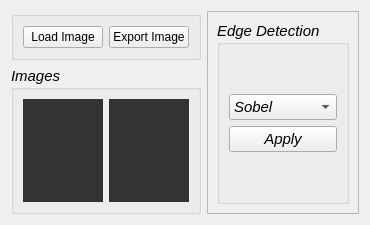
      <widget class="QWidget" name="Edge_tab">
       <attribute name="title">
        <string>Edge Detection</string>
       </attribute>
       <layout class="QHBoxLayout" name="horizontalLayout_3">
        <item>
         <layout class="QGridLayout" name="gridLayout_7">
          <item row="0" column="0">
           <widget class="QGroupBox" name="groupBox_8">
            <property name="title">
             <string/>
            </property>
            <layout class="QGridLayout" name="gridLayout_8">
             <item row="0" column="0">
              <layout class="QHBoxLayout" name="horizontalLayout_17">
               <item>
                <widget class="QPushButton" name="edge_load_img_btn">
                 <property name="text">
                  <string>Load Image</string>
                 </property>
                </widget>
               </item>
               <item>
                <widget class="QPushButton" name="edge_export_img_btn">
                 <property name="text">
                  <string>Export Image</string>
                 </property>
                </widget>
               </item>
              </layout>
             </item>
            </layout>
           </widget>
          </item>
          <item row="1" column="0">
           <widget class="QGroupBox" name="groupBox_9">
            <property name="enabled">
             <bool>true</bool>
            </property>
            <property name="sizePolicy">
             <sizepolicy hsizetype="Preferred" vsizetype="MinimumExpanding">
              <horstretch>0</horstretch>
              <verstretch>0</verstretch>
             </sizepolicy>
            </property>
            <property name="font">
             <font>
              <pointsize>11</pointsize>
              <italic>true</italic>
              <bold>false</bold>
             </font>
            </property>
            <property name="title">
             <string>Images</string>
            </property>
            <layout class="QHBoxLayout" name="horizontalLayout_6">
             <item>
              <layout class="QHBoxLayout" name="horizontalLayout_5">
               <item>
                <widget class="PlotWidget" name="edge_loaded_image" native="true">
                 <property name="styleSheet">
                  <string notr="true">background-color: #333;</string>
                 </property>
                </widget>
               </item>
               <item>
                <widget class="PlotWidget" name="edge_exported_image" native="true">
                 <property name="styleSheet">
                  <string notr="true">background-color: #333;</string>
                 </property>
                </widget>
               </item>
              </layout>
             </item>
            </layout>
           </widget>
          </item>
         </layout>
        </item>
        <item>
         <widget class="QFrame" name="frame_3">
          <property name="sizePolicy">
           <sizepolicy hsizetype="Expanding" vsizetype="Preferred">
            <horstretch>0</horstretch>
            <verstretch>0</verstretch>
           </sizepolicy>
          </property>
          <property name="maximumSize">
           <size>
            <width>300</width>
            <height>16777215</height>
           </size>
          </property>
          <property name="frameShape">
           <enum>QFrame::StyledPanel</enum>
          </property>
          <property name="frameShadow">
           <enum>QFrame::Raised</enum>
          </property>
          <layout class="QVBoxLayout" name="verticalLayout_17">
           <item>
            <widget class="QGroupBox" name="groupBox_10">
             <property name="font">
              <font>
               <pointsize>11</pointsize>
               <italic>true</italic>
               <bold>false</bold>
              </font>
             </property>
             <property name="title">
              <string>Edge Detection</string>
             </property>
             <layout class="QVBoxLayout" name="verticalLayout_5">
              <item>
               <spacer name="verticalSpacer_7">
                <property name="orientation">
                 <enum>Qt::Vertical</enum>
                </property>
                <property name="sizeHint" stdset="0">
                 <size>
                  <width>20</width>
                  <height>40</height>
                 </size>
                </property>
               </spacer>
              </item>
              <item>
               <layout class="QVBoxLayout" name="verticalLayout_19">
                <item>
                 <widget class="QComboBox" name="edge_detectors_combo">
                  <item>
                   <property name="text">
                    <string>Sobel</string>
                   </property>
                  </item>
                  <item>
                   <property name="text">
                    <string>Roberts</string>
                   </property>
                  </item>
                  <item>
                   <property name="text">
                    <string>Prewitt</string>
                   </property>
                  </item>
                 </widget>
                </item>
                <item>
                 <layout class="QVBoxLayout" name="verticalLayout_20"/>
                </item>
                <item>
                 <widget class="QPushButton" name="apply_edge_detection_btn">
                  <property name="text">
                   <string>Apply</string>
                  </property>
                 </widget>
                </item>
                <item>
                 <layout class="QVBoxLayout" name="verticalLayout_21"/>
                </item>
               </layout>
              </item>
              <item>
               <spacer name="verticalSpacer_8">
                <property name="orientation">
                 <enum>Qt::Vertical</enum>
                </property>
                <property name="sizeHint" stdset="0">
                 <size>
                  <width>20</width>
                  <height>40</height>
                 </size>
                </property>
               </spacer>
              </item>
             </layout>
            </widget>
           </item>
          </layout>
         </widget>
        </item>
       </layout>
      </widget>
